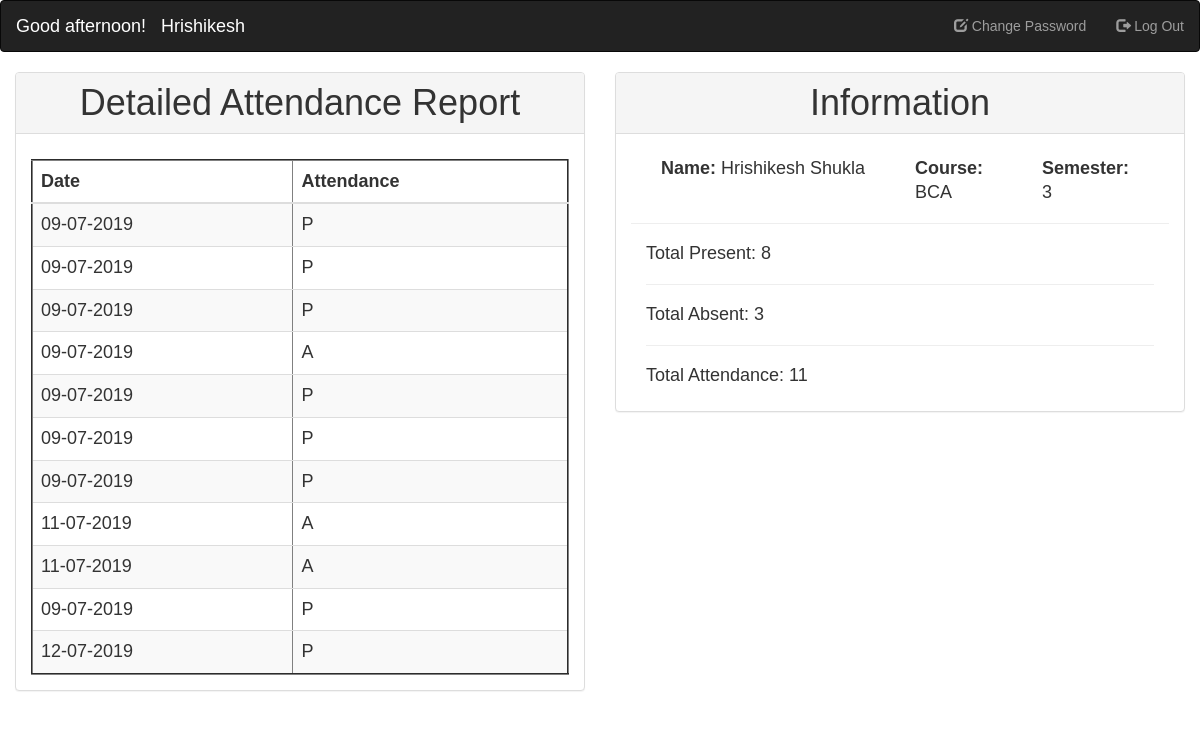
Screenshot of /student-panel.php (signed in) with the database file from the repository.
### tables this page shows
CREATE TABLE IF NOT EXISTS `students` (
  `id` int(11) NOT NULL AUTO_INCREMENT,
  `fname` varchar(255) NOT NULL,
  `lname` varchar(255) NOT NULL,
  `course` varchar(11) NOT NULL,
  `semester` tinyint(4) NOT NULL,
  `email` tinytext NOT NULL,
  `enrollment` varchar(11) NOT NULL,
  `password` longtext NOT NULL,
  PRIMARY KEY (`id`)
);

### student-panel.php (the view, shortened to what this page needs)
<?php
$enroll = $_SESSION['username'];
include 'includes/signup.inc.php';
?>
<!DOCTYPE html>
<html>
<head>
	<link rel="stylesheet" type="text/css" href="css/main.css">
	<link rel="stylesheet" href="https://maxcdn.bootstrapcdn.com/bootstrap/3.4.0/css/bootstrap.min.css">
</head>
<body>
	<?php
    $queryP = "SELECT COUNT(attendance) as total FROM markAttendance where attendance='P' AND enrollment = $enroll";
    $resultP =  mysqli_query($con, $queryP);
    $queryA = "SELECT COUNT(attendance) as total FROM markAttendance where attendance='A' AND enrollment = $enroll";
    $resultA =  mysqli_query($con, $queryA);
    $dbDetailsQuery = "SELECT * FROM students WHERE enrollment = $enroll";
    $dbDetailsCon = mysqli_query($con, $dbDetailsQuery);
    $dbDetails = mysqli_fetch_assoc($dbDetailsCon);
    $fname = $dbDetails['fname'];
    $present = mysqli_fetch_assoc($resultP);
    $absent = mysqli_fetch_assoc($resultA);
    $total = $present['total']+$absent['total'];?>
	<nav class="navbar navbar-inverse">
		<div class="container-fluid">
			<div class="navbar-header">
				<a class="navbar-brand" href="#" style="cursor: context-menu; color: white;" id="greeting"></a>
				<a class="navbar-brand" href="#" style="cursor: context-menu; color: white;"><span><?php echo $fname; ?></a></span>
			</div>
			<ul class="nav navbar-nav navbar-right">
				<li ><a href="includes/changepassword.php"><span class="glyphicon glyphicon-edit"></span>&nbsp;Change Password</a></li>
				<li ><a href="includes/logout.inc.php"><span  class="glyphicon glyphicon-log-out"></span> Log Out</a></li>
			</ul>
		</div>
	</nav>
	<div class="container-fluid">
		<div class="row">
			<div class="col-md-6">
				<div class="panel panel-default">
					<div class="panel-heading h1" style="text-align: center; margin-top: 0;">
						Detailed Attendance Report
					</div>
					<div class="panel-body h4 table-responsive">
						<table border="2" class="table table-striped">
							<thead>
								<tr>
								  <th>Date</th>
							      <th>Attendance</th>
								</tr>
							</thead>
							<tbody>
								<?php
								$query2 = "SELECT `date`, attendance FROM markAttendance WHERE enrollment=$enroll";
								$atDetails = mysqli_query($con,$query2);
								if (mysqli_num_rows($atDetails) > 0) {
									while($row2 = mysqli_fetch_assoc($atDetails)){
										echo "<tr><td>{$row2['date']}</td><td>{$row2['attendance']}</td></tr>\n";
									}
								}else{
									echo "error is =>".mysqli_error($con);
								}
								?>
							</tbody>
						</table>
					</div>
				</div>
			</div>
			<div class="col-md-6">
				<div class="panel panel-default">
					<div class="panel-heading h1" style="text-align: center; margin-top: 0;">
						Information
					</div>
					<div class="panel-body h4">
						<?php
						$query1 = "SELECT fname, lname, course, semester FROM students WHERE enrollment=$enroll";
						$stDetailsCon = mysqli_query($con,$query1);
						$stDetails = mysqli_fetch_assoc($stDetailsCon);
						?>
						<div class="container-fluid">
							<div class="col-md-6">
								<label>Name:&nbsp;</label><?php echo $stDetails['fname']." ".$stDetails['lname']; ?>
							</div>
							<div class="col-md-3">
								<label>Course:&nbsp;</label><?php echo $stDetails['course']; ?>
							</div>
							<div class="col-md-3">
								<label>Semester:&nbsp;</label><?php echo $stDetails['semester']; ?>
							</div>
						</div><hr>
						<div class="container-fluid">
				            Total Present: <?php echo $present['total']; ?><br><hr>
				            Total Absent: <?php echo $absent['total']; ?><br><hr>
				            Total Attendance: <?php echo $total; ?>
						</div>
					</div>
				</div>
			</div>
		</div>
	</div>
</body>
</html>

### css/main.css (style rules this page uses)
* { padding: 0px; margin: 0px; font-family: "montserrat", sans-serif; }
body { background: #fff; }

### rows the page displays
students: fname "Hrishikesh", lname "Shukla", course "BCA", semester "3"

### other values shown
$row2['date'] "09-07-2019"
$row2['attendance'] "P"
$row2['attendance'] "A"
$row2['date'] "11-07-2019"
$row2['date'] "12-07-2019"
$present['total'] "8"
$absent['total'] "3"
$total "11"
